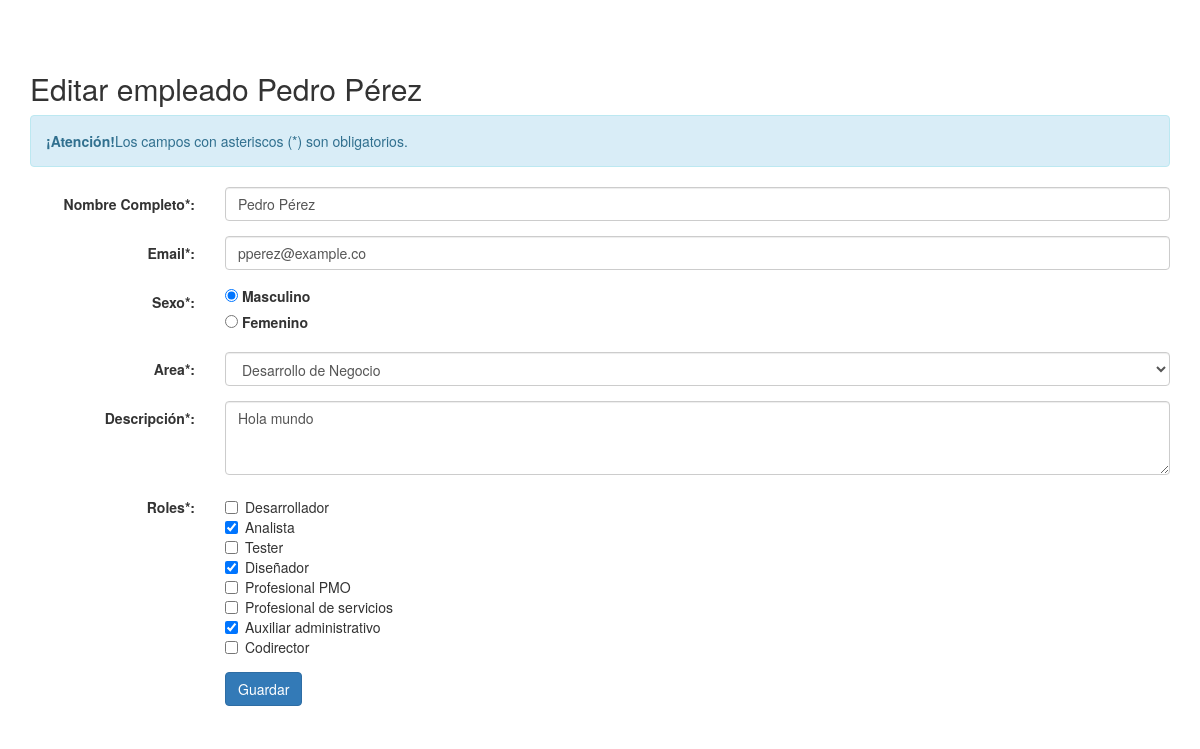
Screenshot of /?c=empleado&a=select&id=3 with the database file from the repository.
### tables this page shows
CREATE TABLE `empleado` (
  `id` int(11) NOT NULL,
  `nombre` varchar(255) NOT NULL,
  `email` varchar(255) NOT NULL,
  `sexo` char(1) NOT NULL,
  `area_id` int(11) NOT NULL,
  `boletin` int(11) DEFAULT NULL,
  `descripcion` text NOT NULL,
  `deleted` int(11) NOT NULL DEFAULT 0
);

CREATE TABLE `roles` (
  `id` int(11) NOT NULL,
  `nombre` varchar(255) NOT NULL
);

### controllers/empleadoController.php (called while the page is built, shortened)
<?php
require_once 'models/empleado.php';
class EmpleadoController{
    private $model;
    public function __CONSTRUCT(){
        $this->model = new empleado();
    }
    public function select(){
        $empleado = new empleado();
        if(isset($_REQUEST['id'])){
            $empleado = $this->model->select($_REQUEST['id']);
            $roles = $this->model->selectRoles($_REQUEST['id']);
        }
        require_once 'views/empleado/edit.php';
    }
}

### models/connection.php (called while the page is built, shortened)
<?php
  class Db {
    public static function connect() {
        $pdo = new PDO('mysql:host=localhost;dbname=prueba_tecnica_dev;charset=utf8', 'root', '');
        $pdo->setAttribute(PDO::ATTR_ERRMODE, PDO::ERRMODE_EXCEPTION);
        return $pdo;
    }
  }
?>

### models/empleado.php (called while the page is built, shortened)
<?php
class Empleado
{
	private $pdo;
	public function __CONSTRUCT(){
		try
		{
			$this->pdo = Db::connect();
		}
		catch(Exception $e)
		{
			die($e->getMessage());
		}
	}
    public function getAreas(){
		try
		{
			$stm = $this->pdo->prepare("SELECT * FROM areas");
			$stm->execute();
			return $stm->fetchAll(PDO::FETCH_OBJ);
		}
		catch(Exception $e)
		{
			die($e->getMessage());
		}
	}
    public function getRoles(){
		try
		{
			$stm = $this->pdo->prepare("SELECT * FROM roles");
			$stm->execute();
			return $stm->fetchAll(PDO::FETCH_OBJ);
		}
		catch(Exception $e)
		{
			die($e->getMessage());
		}
	}
	public function select($idEmpleado){
		try
		{
			$stm = $this->pdo->prepare("SELECT
                                            empleado.id as id,
                                            empleado.nombre AS nombre,
                                            empleado.email AS email,
                                            empleado.sexo AS sexo,
                                            areas.id AS area,
                                            empleado.boletin AS boletin,
											empleado.descripcion AS descripcion
                                        FROM empleado
                                        LEFT JOIN areas ON empleado.area_id = areas.id
                                        WHERE deleted = 0
										AND empleado.id = ?");
			$stm->execute(array($idEmpleado));
			return $stm->fetch(PDO::FETCH_OBJ);
		} catch (Exception $e)
		{
			die($e->getMessage());
		}
	}
	public function selectRoles($idEmpleado){
		try
		{
			$stm = $this->pdo->prepare("SELECT rol_id FROM empleado_rol WHERE empleado_id = ?");
			$stm->execute(array($idEmpleado));
			$roles = [];
            foreach($stm->fetchAll(PDO::FETCH_OBJ) as $key => $value){
                array_push($roles, $value->rol_id);
            }
			return $roles;
		} catch (Exception $e)
		{
			die($e->getMessage());
		}
	}
}

### views/empleado/edit.php (the view, shortened to what this page needs)
<!DOCTYPE html>
<html lang="en">
<head>
  <link rel="stylesheet" href="https://maxcdn.bootstrapcdn.com/bootstrap/3.4.1/css/bootstrap.min.css">
</head>
<body>
  <div class="container">
    <h2>Editar empleado <?php echo $empleado->nombre; ?></h2>
    <div class="alert alert-info">
      <strong>¡Atención!</strong>Los campos con asteriscos (*) son obligatorios.
    </div>
    <form id="frm-update" action="?c=empleado&a=update" method="post"  class="form-horizontal">
      <div class="form-group">
        <label class="control-label col-sm-2" for="nombre">Nombre Completo*:</label>
        <div class="col-sm-10">
          <input type="text" class="form-control" id="nombre" placeholder="Nombre completo del empleado" value="<?php echo $empleado->nombre; ?>" name="nombre" required>
        </div>
      </div>
      <div class="form-group">
        <label class="control-label col-sm-2" for="email">Email*:</label>
        <div class="col-sm-10">
          <input type="email" class="form-control" id="email" placeholder="Correo electrónico" value="<?php echo $empleado->email; ?>" name="email" required>
        </div>
      </div>
      <div class="form-group">
        <label class="control-label col-sm-2" for="sexo">Sexo*:</label>
        <div class="col-sm-10">
          <div class="form-check">
            <input type="radio" <?php if ($empleado->sexo == 'M') echo 'checked="checked"'; ?> id="M" name="sexo" value="M">
            <label for="M">Masculino</label><br>
            <input type="radio" <?php if ($empleado->sexo == 'F') echo 'checked="checked"'; ?> id="F" name="sexo" value="F">
            <label for="F">Femenino</label><br>
          </div>
        </div>
      </div>
      <div class="form-group">
        <label class="control-label col-sm-2" for="area">Area*:</label>
        <div class="col-sm-10">
        <select class="form-control form-select-lg mb-3" id="area" name="area" required>
          <?php foreach($this->model->getAreas() as $r): ?>
            <option value="<?php echo $r->id; ?>" <?php if ($empleado->area == $r->id) echo 'selected'; ?>><?php echo $r->nombre; ?></option>
          <?php endforeach; ?>
        </select>
        </div>
      </div>
      <div class="form-group">
        <label class="control-label col-sm-2" for="descripcion">Descripción*:</label>
        <div class="col-sm-10">
        <textarea id="descripcion" name="descripcion" class="form-control" rows="3"  required><?php echo $empleado->descripcion; ?></textarea>
        </div>
      </div>
      <div class="form-group">
        <label class="control-label col-sm-2" for="roles">Roles*: <?php json_encode($roles); ?></label>
        <div class="col-sm-10">
          <div class="checkbox" style="display: grid;">
                <?php foreach($this->model->getRoles() as $r): ?>
                    <?php if ( in_array($r->id, $roles) ): ?>
                        <label>
                            <input type="checkbox" id="roles" name="roles[]" checked value="<?php echo $r->id; ?>">
                            <?php echo $r->nombre; ?>
                            <br/>
                        </label>
                    <?php else: ?>
                        <label>
                            <input type="checkbox" id="roles" name="roles[]" value="<?php echo $r->id; ?>">
                            <?php echo $r->nombre; ?>
                            <br/>
                        </label>
                    <?php endif; ?>
            <?php endforeach; ?>
          </div>
        </div>
      </div>
      <div class="form-group">
        <div class="col-sm-offset-2 col-sm-10">
        <button id="btnSave" class="btn btn-primary">Guardar</button>
        </div>
      </div>
    </form>
  </div>
</body>
</html>

### index.php (shortened to what this page needs)
<?php
  require_once 'models/connection.php';
  $controller = 'empleado';
  if(!isset($_REQUEST['c']))
  {
    require_once "controllers/".$controller."Controller.php";
    $controller = ucwords($controller) . 'Controller';
    $controller = new $controller;
    $controller->Index();
  }
  else
  {
    $accion = isset($_REQUEST['a']) ? $_REQUEST['a'] : 'index';
    $controller = new $controller;
    call_user_func( array( $controller, $accion ) );
  }

### rows the page displays
empleado: nombre "Pedro Pérez", email "pperez@example.co", sexo "☑ Masculino", sexo "☐ Femenino", descripcion "Hola mundo"
roles: nombre "Desarrollador"
roles: nombre "Analista"
roles: nombre "Tester"
roles: nombre "Diseñador"
roles: nombre "Profesional PMO"
roles: nombre "Profesional de servicios"
roles: nombre "Auxiliar administrativo"
roles: nombre "Codirector"

### other values shown
form field area "Desarrollo de Negocio"
